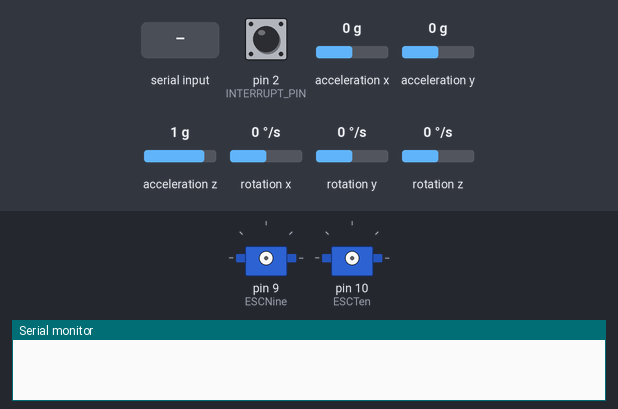
A program run on a simulated Arduino Mega 2560, built with avr-gcc and run on an emulated ATmega2560. On the bench: 2 × servo, the last lines printed to the serial monitor. Inputs (shaded band) come from the test bench; at power-on: pin 2 (INTERRUPT_PIN) LOW, acceleration x 0 g, acceleration y 0 g, acceleration z 1 g, rotation x 0 °/s, rotation y 0 °/s, rotation z 0 °/s. The sensor or clock chip raises its interrupt line as the real part does.

Above: at 1.0 s.
1.1 s: "1" received over Serial
At 8.85 s:
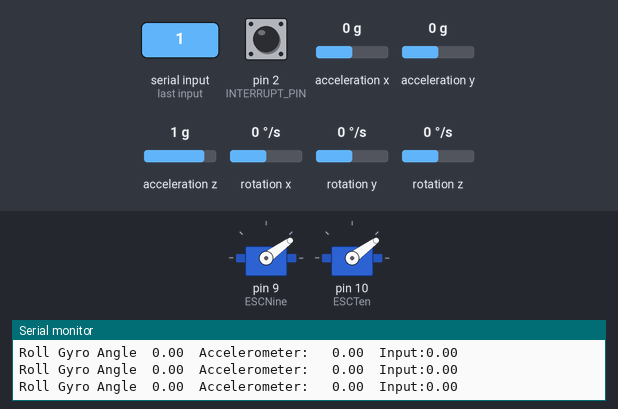
Timing chart, 0 to 9.1 s (numbered marks = the images above; inputs shaded):
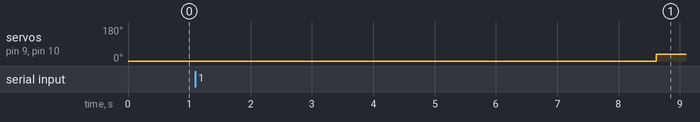

The program:

main.cpp
```cpp
// I2Cdev and MPU6050 must be installed as libraries, or else the .cpp/.h files
// for both classes must be in the include path of your project
#include "I2Cdev.h"

// #include "MPU6050.h" // not necessary if using MotionApps include file
#include "MPU6050_6Axis_MotionApps20.h"

// Include PID Controller library
#include "PID.h"

// Include Servo library
#include "Servo.h"

// Arduino Wire library is required if I2Cdev I2CDEV_ARDUINO_WIRE implementation
// is used in I2Cdev.h
#if I2CDEV_IMPLEMENTATION == I2CDEV_ARDUINO_WIRE
#include "Wire.h"
#endif

MPU6050 mpu;


#define INTERRUPT_PIN 2

// MPU control/status vars
bool dmpReady = false;  // set true if DMP init was successful
uint8_t mpuIntStatus;   // holds actual interrupt status byte from MPU
uint8_t devStatus;      // return status after each device operation (0 = success, !0 = error)
uint16_t packetSize;    // expected DMP packet size (default is 42 bytes)
uint16_t fifoCount;     // count of all bytes currently in FIFO
uint8_t fifoBuffer[64]; // FIFO storage buffer

// orientation/motion vars
Quaternion q;        // [w, x, y, z]         quaternion container
VectorInt16 aa;      // [x, y, z]            accel sensor measurements
VectorInt16 aaReal;  // [x, y, z]            gravity-free accel sensor measurements
VectorInt16 aaWorld; // [x, y, z]            world-frame accel sensor measurements
VectorFloat gravity; // [x, y, z]            gravity vector
float euler[3];      // [psi, theta, phi]    Euler angle container
float ypr[3];        // [yaw, pitch, roll]   yaw/pitch/roll container and gravity vector

// PID Control
double setPoint = 0;
double input = 0, output = 0;
double Kp = 2.2, Ki = 1.3, Kd = 1;
PID myPID(setPoint, Kp, Ki, Kd);

// ESC Control
Servo ESCNine, ESCTen;
int baseThrottle = 1200;
int rpm9 = 1000;
int rpm10 = 1000;

// ================================================================
// ===               INTERRUPT DETECTION ROUTINE                ===
// ================================================================

volatile bool mpuInterrupt = false; // indicates whether MPU interrupt pin has gone high
void dmpDataReady()
{
    mpuInterrupt = true;
}

// ================================================================
// ===                      INITIAL SETUP                       ===
// ================================================================

void setup()
{
    // MPU setup
    Wire.begin();
    Wire.setClock(400000); // 400kHz I2C clock. Comment this line if having compilation difficulties
    Wire.setWireTimeout(3000, true);

    // initialize serial communication
    Serial.begin(115200);
    Serial.setTimeout(10);
    mpu.initialize();
    pinMode(INTERRUPT_PIN, INPUT);
    while (Serial.available() && Serial.read())
        ; // empty buffer
    while (!Serial.available())
        ; // wait for data
    while (Serial.available() && Serial.read())
        ; // empty buffer again
    mpu.dmpInitialize();

    // supply your own gyro offsets here, scaled for min sensitivity
    mpu.setXAccelOffset(-1398); // <-- YOUR X-ACCEL OFFSET
    mpu.setYAccelOffset(1580);  // <-- YOUR Y-ACCEL OFFSET
    mpu.setZAccelOffset(562);   // <-- YOUR Z-ACCEL OFFSET
    mpu.setXGyroOffset(-1);     // <-- YOUR X-GYRO OFFSET
    mpu.setYGyroOffset(5);      // <-- YOUR Y-GYRO OFFSET
    mpu.setZGyroOffset(41);     // <-- YOUR Z-GYRO OFFSET

    // Calibration Time: generate offsets and calibrate our MPU6050
    mpu.CalibrateAccel(6);
    mpu.CalibrateGyro(6);
    mpu.PrintActiveOffsets();
    mpu.setDMPEnabled(true);
    attachInterrupt(digitalPinToInterrupt(INTERRUPT_PIN), dmpDataReady, RISING);
    mpuIntStatus = mpu.getIntStatus();
    dmpReady = true;

    // get expected DMP packet size for later comparison
    packetSize = mpu.dmpGetFIFOPacketSize();

    // PID Control setup
    input = ypr[2] * 180 / M_PI;

    ESCNine.attach(9, 1000, 2000);
    ESCTen.attach(10, 1000, 2000);

    ESCNine.writeMicroseconds(rpm9);
    ESCTen.writeMicroseconds(rpm10);
    delay(7000);
}

// ================================================================
// ===                    MAIN PROGRAM LOOP                     ===
// ================================================================

void loop()
{
    // if programming failed, don't try to do anything
    if (!dmpReady)
        return;
    // read a packet from FIFO
    if (mpu.dmpGetCurrentFIFOPacket(fifoBuffer))
    { // Get the Latest packet
        mpu.dmpGetQuaternion(&q, fifoBuffer);
        mpu.dmpGetAccel(&aa, fifoBuffer);
        mpu.dmpGetGravity(&gravity, &q);
        mpu.dmpGetYawPitchRoll(ypr, &q, &gravity);
        //mpu.dmpGetLinearAccel(&aaReal, &aa, &gravity);
        //mpu.dmpGetLinearAccelInWorld(&aaWorld, &aaReal, &q);

        // Grab angle using gyrometer in degrees
        double gyroAngle = ypr[2] * 180 / M_PI;

        // Grab angle using accelerometer in degrees
        float realAccX = (float)aa.x/16384;
        float realAccY = (float)aa.y/16384;
        float realAccZ = (float)aa.z/16384;
        float accelerometerAngle = -atan(realAccX/sqrt(realAccY*realAccY + realAccZ*realAccZ)) * M_PI/180;


        // Complementary filter on the angles
        input = 0.96*gyroAngle + 0.04*(double)accelerometerAngle;

        if(!myPID.computeOutput(input, &output)){
          myPID.prevTime_ = millis();
          return;
        }
        Serial.print("Roll Gyro Angle\t");
        // Serial.print(ypr[0] * 180 / M_PI);
        // Serial.print("\t");
        // Serial.print(ypr[1] * 180 / M_PI);
        // Serial.print("\t");
        Serial.print(gyroAngle);
        Serial.print("\t");
        Serial.print("Accelerometer: \t");
        Serial.print(accelerometerAngle);
        Serial.print("\t");
        Serial.print("Input:");
        Serial.print(input);
        Serial.println();
        // Serial.print("TEST: ");
        // Serial.print(output);
        // Serial.print("\t");
        // Serial.print("Input: ");
        // Serial.print(input);
        // Serial.print("\t");
    }

    rpm9 = baseThrottle + output;
    rpm10 = baseThrottle - output;

    rpm9 = constrain(rpm9, 1100, 1400);
    rpm10 = constrain(rpm10, 1100, 1400);

    ESCNine.writeMicroseconds(rpm9);
    ESCTen.writeMicroseconds(rpm10);
    // Serial.print("\n esc9: ");
    // Serial.print(rpm9);
    // Serial.print("\n esc10: ");
    // Serial.print(rpm10);
}
```

PID.cpp
```cpp
#include <PID.h>

// Simple PID library to create a flight controller using an accelerometer and gyrometer

// Constructor
PID::PID(double startPoint, double proportionalGain, double integralGain, double derivativeGain)
    :startPoint_(startPoint), proportionalGain_(proportionalGain), integralGain_(integralGain), derivativeGain_(derivativeGain)
{

}

// Default Constructor
PID::PID()
    :startPoint_(0)
{

}

// Set as bool to determine bad data
bool PID::computeOutput(double input, double* output){
    unsigned long currTime = millis();
    double elapsedTime = ((double) currTime - (double) prevTime_) / 1000;
    prevTime_ = currTime;

    // Prevent the usage of stale data
    if((float) elapsedTime <= sampleTiming_){
        return false;
    }else{
        // Calculate the error
        double currentErr = startPoint_ - input;
        integralErr_ += currentErr * elapsedTime;
        double derivativeErr = (currentErr - prevError_)/elapsedTime;
        prevError_ = currentErr;

        // Bounds checking
        // Check integral error
        // if(integralErr_ > 400){
        //     integralErr_ = 400;
        // }else if(integralErr_ < -400){
        //     integralErr_ = -400;
        // }

        // Sum for PID control
        *output = (proportionalGain_ * currentErr) + (integralGain_ * integralErr_) + (derivativeGain_ * derivativeErr);

        // Check output bounds
        if(*output > 200){
            *output = 200;
        }else if(*output < -200){
            *output = -200;
        }

        return true;
    }
}
```

PID.h
```cpp
#include <Arduino.h>

class PID{
    public:
    PID();
    PID(double startPoint, double proportionalGain, double integralGain, double derivativeGain);
    bool computeOutput(double input, double* output);
    unsigned long prevTime_;

    private:
    double startPoint_;
    float sampleTiming_ = 0.0005;
    double proportionalGain_;
    double integralGain_;
    double derivativeGain_;
    double integralErr_ = 0;
    double prevError_ = 0;
};
```

Measured:
- after the input at 1.1 s, servo on pin 9 (ESCNine), servo on pin 10 (ESCTen): 0° → 36° after 7.5 s
